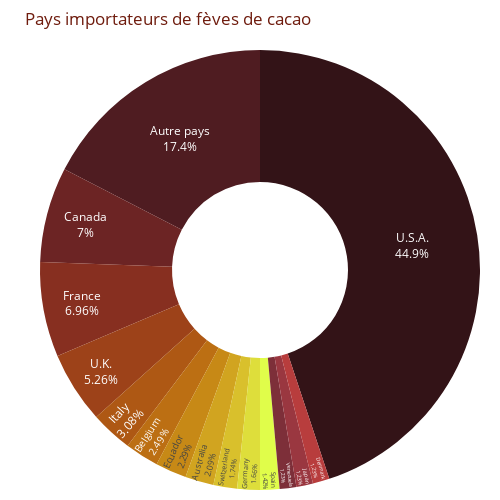

The notebook cell this image was saved under:
### Code cell
databis = df.copy()
databis['company_location'] = databis['company_location'].apply(lambda x: x if databis['company_location'].value_counts()[x] > 30 else 'Autre pays')
fig=px.pie(databis, names='company_location', title='Pays importateurs de fèves de cacao', hole=0.4,color_discrete_sequence=px.colors.sequential.solar)
fig.update_traces(textposition='inside', textinfo='percent+label')
fig.update_layout(margin=dict(l=40, r=20, t=50, b=10), showlegend=False)
fig.update_layout(plot_bgcolor=background_color, font_color=text_color)
fig.update_layout(width=500, height=500)
fig.show()

### Figure 1 — Plotly figure (JSON) as saved in the notebook; plotly's stock layout.template omitted (floating-point values rounded to 4 significant figures; data arrays with more than 128 entries replaced by an {"elided": "..."} marker saying what was removed)
{"data": [{"domain": {"x": [0, 1], "y": [0, 1]}, "hole": 0.4, "hovertemplate": "company_location=%{label}<extra></extra>", "labels": {"elided": "2530 str values"}, "legendgroup": "", "name": "", "showlegend": true, "textinfo": "percent+label", "textposition": "inside", "type": "pie"}], "layout": {"font": {"color": "#6f1c0e"}, "height": 500, "legend": {"tracegroupgap": 0}, "margin": {"b": 10, "l": 40, "r": 20, "t": 50}, "piecolorway": ["rgb(51, 19, 23)", "rgb(79, 28, 33)", "rgb(108, 36, 36)", "rgb(135, 47, 32)", "rgb(157, 66, 25)", "rgb(174, 88, 20)", "rgb(188, 111, 19)", "rgb(199, 137, 22)", "rgb(209, 164, 32)", "rgb(217, 192, 44)", "rgb(222, 222, 59)", "rgb(224, 253, 74)"], "plot_bgcolor": "#fff7ef", "showlegend": false, "title": {"text": "Pays importateurs de fèves de cacao"}, "width": 500}}
